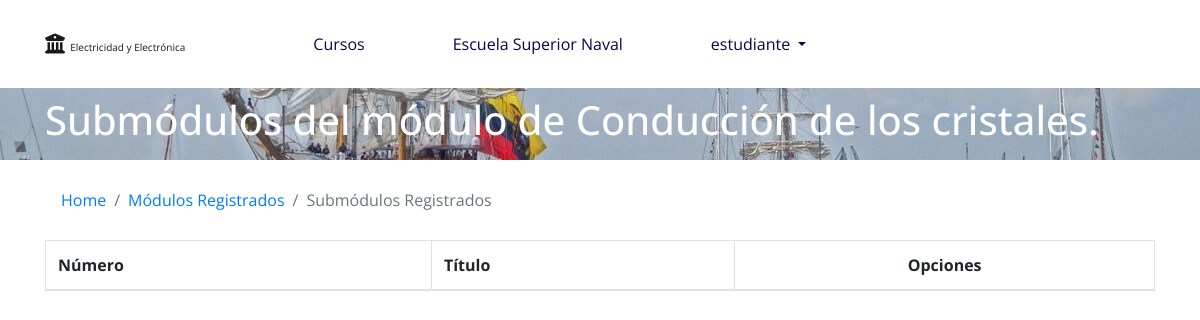
The app's page /curso/submodulo/registros/26/ (signed in), older data.
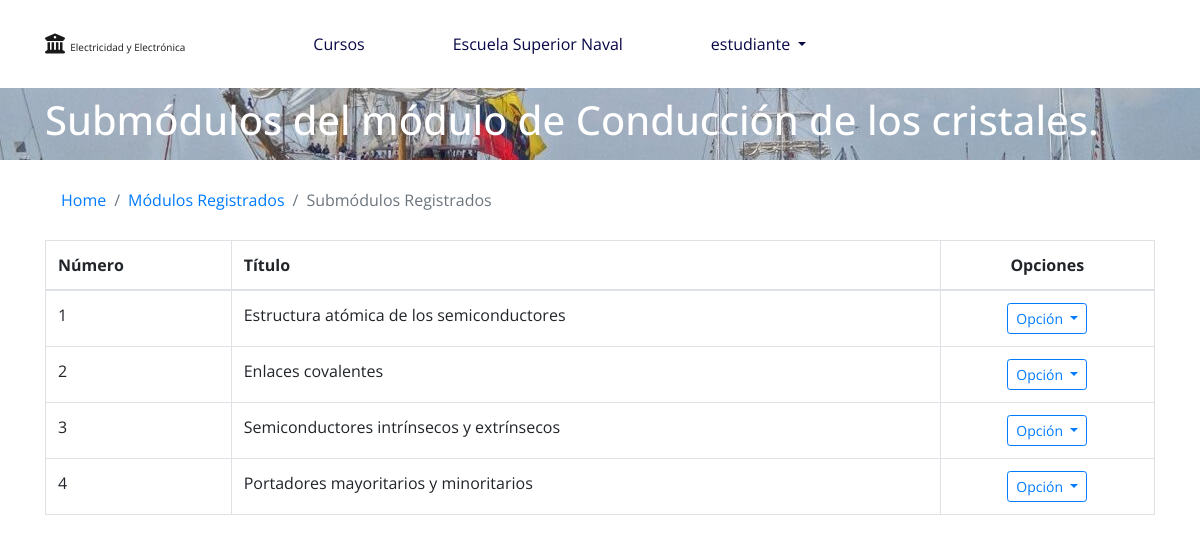
The same page, newer data.
### curso/models.py (models this page shows, shortened)
class SubModulo(models.Model):
    numero = models.IntegerField(verbose_name='Número SubMódulo', default=1)
    titulo = models.CharField(verbose_name='Título', max_length=200, unique=True)
    contenido = RichTextUploadingField(config_name='config_ckeditor', verbose_name='Contenido', max_length=10000)
    modulo = models.ForeignKey(Modulo, verbose_name="Seleccione el Módulo al que pertenece", on_delete=models.CASCADE)
    class Meta:
        verbose_name = 'SubMódulo'
        verbose_name_plural = 'SubMódulos'
        ordering = ('numero',)

### curso/views.py (the view)
# urls.py: re_path(r'^submodulo/registros/(?P<modulo_id>[0-9]+)/$', registro_submodulos),
@login_required(login_url='/login/')
def registro_submodulos(request, modulo_id):
    data = {}
    data['user'] = request.user
    data['modulo'] = Modulo.objects.get(id = modulo_id)
    data['submodulos'] = SubModulo.objects.filter(modulo = data['modulo'])
    return render(request, 'curso/admin/listar_submodulo.html', data)

### templates/curso/admin/listar_submodulo.html (shortened to what this page needs)
{% extends 'base-public.html' %}
{% block head %}
    <link rel="stylesheet" href="https://cdn.datatables.net/1.10.19/css/dataTables.bootstrap4.min.css">
{% endblock %}
{% block container %}
    <nav id="nav-foto" class="navbar undercontainer">
        <div class="container">
            <h1 class="h1 text-white">
                {% if eval %}Seleccione el submódulo para registrar los enunciados de la evaluación{% else %}Submódulos del módulo de {{ modulo.titulo }}{% endif %}
            </h1>
        </div>
    </nav>
    <div class="container mt-3 mb-5">
        <nav aria-label="breadcrumb">
          <ol class="breadcrumb bg-white">
              <li class="breadcrumb-item"><a href="/">Home</a></li>
              {% if eval %}
                  <li class="breadcrumb-item"><a href="/evaluacion/modulos/{{ modulo.curso.id }}/">Módulos Registrados</a></li>
              {% else %}
                  <li class="breadcrumb-item"><a href="/curso/modulo/registros/{{ modulo.curso.id }}/">Módulos Registrados</a></li>
              {% endif %}
              <li class="breadcrumb-item active" aria-current="page">Submódulos Registrados</li>
          </ol>
        </nav>
        <div class="row">
            <div class="col-12 table-responsive">
                <table class="table table-bordered table-hover display" id="tb_submodulos">
                    <thead>
                        <th>
                            Número
                        </th>
                        <th>
                            Título
                        </th>
                        <th class="text-center">
                            Opciones
                        </th>
                    </thead>
                    <tbody>
                        {% for submodulo in submodulos %}
                            <tr>
                                <td>
                                    {{ submodulo.numero }}
                                </td>
                                <td>
                                    {{ submodulo.titulo }}
                                </td>
                                <td class="text-center">
                                    {% if eval %}
                                        <div class="dropdown">
                                            <button class="btn btn-outline-primary btn-sm dropdown-toggle" type="button" id="btn_opcion" data-toggle="dropdown" aria-haspopup="true" aria-expanded="false">
                                                Opción
                                            </button>
                                            <div class="dropdown-menu" aria-labelledby="btn_opcion">
                                                {% if submodulo.count_enunciado > 0 %}
                                                    <a href="/evaluacion/registros/enunciado/{{ submodulo.id }}/" class="dropdown-item">
                                                        Enunciados Registrados
                                                    </a>
                                                {% endif %}
                                                <a href="/evaluacion/agregar/enunciado/{{ submodulo.id }}/" class="dropdown-item">
                                                    Agregar Enunciado
                                                </a>
                                            </div>
                                        </div>
                                    {% else %}
                                        <div class="dropdown">
                                            <button class="btn btn-outline-primary btn-sm dropdown-toggle" type="button" id="btn_opcion" data-toggle="dropdown" aria-haspopup="true" aria-expanded="false">
                                                Opción
                                            </button>
                                        </div>
                                    {% endif %}
                                </td>
                            </tr>
                        {% endfor %}
                    </tbody>
                </table>
            </div>
        </div>
    </div>
{% endblock %}

Row changes from the older to the newer data that the page shows:
added SubModulo: numero "1", titulo "Estructura atómica de los semiconductores"
added SubModulo: numero "2", titulo "Enlaces covalentes"
added SubModulo: numero "3", titulo "Semiconductores intrínsecos y extrínsecos"
added SubModulo: numero "4", titulo "Portadores mayoritarios y minoritarios"
